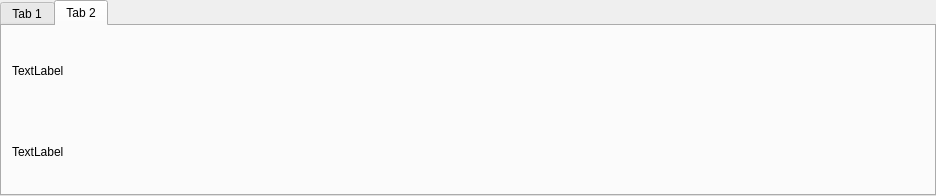
<?xml version="1.0" encoding="UTF-8"?>
<ui version="4.0">
 <class>TabWidget</class>
 <widget class="QTabWidget" name="TabWidget">
  <property name="geometry">
   <rect>
    <x>0</x>
    <y>0</y>
    <width>936</width>
    <height>196</height>
   </rect>
  </property>
  <property name="minimumSize">
   <size>
    <width>936</width>
    <height>196</height>
   </size>
  </property>
  <property name="windowTitle">
   <string>TabWidget</string>
  </property>
  <property name="currentIndex">
   <number>1</number>
  </property>
  <widget class="QWidget" name="tab">
   <attribute name="title">
    <string>Tab 1</string>
   </attribute>
   <widget class="QLineEdit" name="lineEdit">
    <property name="geometry">
     <rect>
      <x>70</x>
      <y>20</y>
      <width>221</width>
      <height>32</height>
     </rect>
    </property>
   </widget>
   <widget class="QLineEdit" name="lineEdit_2">
    <property name="geometry">
     <rect>
      <x>400</x>
      <y>20</y>
      <width>231</width>
      <height>32</height>
     </rect>
    </property>
   </widget>
   <widget class="QLabel" name="label">
    <property name="geometry">
     <rect>
      <x>40</x>
      <y>20</y>
      <width>31</width>
      <height>31</height>
     </rect>
    </property>
    <property name="text">
     <string>Salt:</string>
    </property>
   </widget>
   <widget class="QLabel" name="label_2">
    <property name="geometry">
     <rect>
      <x>330</x>
      <y>20</y>
      <width>71</width>
      <height>31</height>
     </rect>
    </property>
    <property name="text">
     <string>Password:</string>
    </property>
   </widget>
   <widget class="QGroupBox" name="groupBox">
    <property name="geometry">
     <rect>
      <x>10</x>
      <y>69</y>
      <width>901</width>
      <height>71</height>
     </rect>
    </property>
    <property name="minimumSize">
     <size>
      <width>861</width>
      <height>71</height>
     </size>
    </property>
    <property name="title">
     <string>Hash</string>
    </property>
    <widget class="QLabel" name="label_3">
     <property name="geometry">
      <rect>
       <x>10</x>
       <y>28</y>
       <width>891</width>
       <height>31</height>
      </rect>
     </property>
     <property name="text">
      <string>TextLabel</string>
     </property>
    </widget>
   </widget>
   <widget class="QPushButton" name="pushButton">
    <property name="geometry">
     <rect>
      <x>740</x>
      <y>20</y>
      <width>88</width>
      <height>34</height>
     </rect>
    </property>
    <property name="text">
     <string>Calculate</string>
    </property>
   </widget>
  </widget>
  <widget class="QWidget" name="tab_2">
   <attribute name="title">
    <string>Tab 2</string>
   </attribute>
   <widget class="QLabel" name="label_4">
    <property name="geometry">
     <rect>
      <x>10</x>
      <y>10</y>
      <width>884</width>
      <height>69</height>
     </rect>
    </property>
    <property name="text">
     <string>TextLabel</string>
    </property>
   </widget>
   <widget class="QLabel" name="label_5">
    <property name="geometry">
     <rect>
      <x>10</x>
      <y>100</y>
      <width>881</width>
      <height>51</height>
     </rect>
    </property>
    <property name="text">
     <string>TextLabel</string>
    </property>
   </widget>
  </widget>
 </widget>
 <resources/>
 <connections/>
</ui>
